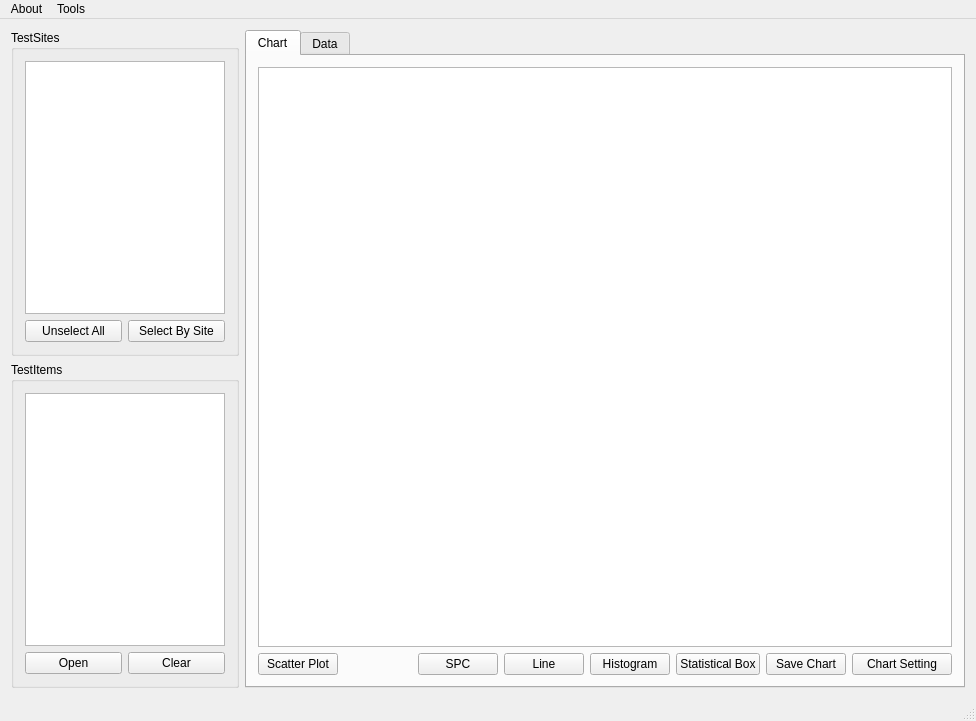
<?xml version="1.0" encoding="UTF-8"?>
<ui version="4.0">
 <class>MainWindow</class>
 <widget class="QMainWindow" name="MainWindow">
  <property name="geometry">
   <rect>
    <x>0</x>
    <y>0</y>
    <width>976</width>
    <height>721</height>
   </rect>
  </property>
  <property name="acceptDrops">
   <bool>false</bool>
  </property>
  <property name="windowTitle">
   <string>Simple TestDataLog Analysis</string>
  </property>
  <property name="iconSize">
   <size>
    <width>24</width>
    <height>24</height>
   </size>
  </property>
  <widget class="QWidget" name="MainWidget">
   <layout class="QGridLayout" name="gridLayout">
    <item row="0" column="0">
     <layout class="QHBoxLayout" name="MainHorizontalLayout">
      <item>
       <layout class="QVBoxLayout" name="DatalogVerticalLayout">
        <item>
         <widget class="QGroupBox" name="TestSiteGroupBox">
          <property name="sizePolicy">
           <sizepolicy hsizetype="Fixed" vsizetype="Expanding">
            <horstretch>0</horstretch>
            <verstretch>0</verstretch>
           </sizepolicy>
          </property>
          <property name="title">
           <string>TestSites</string>
          </property>
          <layout class="QGridLayout" name="gridLayout_3">
           <item row="0" column="0">
            <layout class="QVBoxLayout" name="verticalLayout_2">
             <item>
              <widget class="QListWidget" name="TestSiteListWidget">
               <property name="sizePolicy">
                <sizepolicy hsizetype="Preferred" vsizetype="Expanding">
                 <horstretch>0</horstretch>
                 <verstretch>0</verstretch>
                </sizepolicy>
               </property>
               <property name="minimumSize">
                <size>
                 <width>200</width>
                 <height>0</height>
                </size>
               </property>
               <property name="maximumSize">
                <size>
                 <width>200</width>
                 <height>16777215</height>
                </size>
               </property>
              </widget>
             </item>
             <item>
              <layout class="QHBoxLayout" name="horizontalLayout">
               <item>
                <widget class="QPushButton" name="UnSelectAllSiteButton">
                 <property name="text">
                  <string>Unselect All</string>
                 </property>
                </widget>
               </item>
               <item>
                <widget class="QPushButton" name="SelectBySiteButton">
                 <property name="text">
                  <string>Select By Site</string>
                 </property>
                </widget>
               </item>
              </layout>
             </item>
            </layout>
           </item>
          </layout>
         </widget>
        </item>
        <item>
         <widget class="QGroupBox" name="TestItemGroupBox">
          <property name="sizePolicy">
           <sizepolicy hsizetype="Fixed" vsizetype="Preferred">
            <horstretch>0</horstretch>
            <verstretch>0</verstretch>
           </sizepolicy>
          </property>
          <property name="title">
           <string>TestItems</string>
          </property>
          <layout class="QGridLayout" name="gridLayout_4">
           <item row="0" column="0">
            <widget class="QListWidget" name="TestItemListWidget">
             <property name="sizePolicy">
              <sizepolicy hsizetype="Fixed" vsizetype="Expanding">
               <horstretch>0</horstretch>
               <verstretch>0</verstretch>
              </sizepolicy>
             </property>
             <property name="minimumSize">
              <size>
               <width>200</width>
               <height>0</height>
              </size>
             </property>
             <property name="maximumSize">
              <size>
               <width>200</width>
               <height>16777215</height>
              </size>
             </property>
            </widget>
           </item>
           <item row="1" column="0">
            <layout class="QHBoxLayout" name="FileButtonHorizontalLayout">
             <item>
              <widget class="QPushButton" name="OpenDataLogButton">
               <property name="text">
                <string>Open</string>
               </property>
              </widget>
             </item>
             <item>
              <widget class="QPushButton" name="ClearDataLogButton">
               <property name="text">
                <string>Clear</string>
               </property>
              </widget>
             </item>
            </layout>
           </item>
          </layout>
         </widget>
        </item>
       </layout>
      </item>
      <item>
       <widget class="QTabWidget" name="MainTabWidget">
        <property name="minimumSize">
         <size>
          <width>400</width>
          <height>0</height>
         </size>
        </property>
        <property name="currentIndex">
         <number>0</number>
        </property>
        <widget class="QWidget" name="ChartWidget">
         <attribute name="title">
          <string>Chart</string>
         </attribute>
         <layout class="QGridLayout" name="gridLayout_2">
          <item row="1" column="0">
           <layout class="QVBoxLayout" name="ChartVerticalLayout">
            <item>
             <layout class="QHBoxLayout" name="ChartButtonHorizontalLayout">
              <item>
               <widget class="QPushButton" name="ScatterPlotButton">
                <property name="text">
                 <string>Scatter Plot</string>
                </property>
               </widget>
              </item>
              <item>
               <spacer name="ChartButtonHorizontalSpacer">
                <property name="orientation">
                 <enum>Qt::Horizontal</enum>
                </property>
                <property name="sizeHint" stdset="0">
                 <size>
                  <width>40</width>
                  <height>20</height>
                 </size>
                </property>
               </spacer>
              </item>
              <item>
               <widget class="QPushButton" name="SPCButton">
                <property name="sizePolicy">
                 <sizepolicy hsizetype="Fixed" vsizetype="Fixed">
                  <horstretch>0</horstretch>
                  <verstretch>0</verstretch>
                 </sizepolicy>
                </property>
                <property name="text">
                 <string>SPC</string>
                </property>
               </widget>
              </item>
              <item>
               <widget class="QPushButton" name="LineButton">
                <property name="sizePolicy">
                 <sizepolicy hsizetype="Fixed" vsizetype="Fixed">
                  <horstretch>0</horstretch>
                  <verstretch>0</verstretch>
                 </sizepolicy>
                </property>
                <property name="text">
                 <string>Line</string>
                </property>
               </widget>
              </item>
              <item>
               <widget class="QPushButton" name="HistoButton">
                <property name="sizePolicy">
                 <sizepolicy hsizetype="Fixed" vsizetype="Fixed">
                  <horstretch>0</horstretch>
                  <verstretch>0</verstretch>
                 </sizepolicy>
                </property>
                <property name="text">
                 <string>Histogram</string>
                </property>
               </widget>
              </item>
              <item>
               <widget class="QPushButton" name="StatisticalBoxButton">
                <property name="text">
                 <string>Statistical Box</string>
                </property>
               </widget>
              </item>
              <item>
               <widget class="QPushButton" name="SaveChartButton">
                <property name="sizePolicy">
                 <sizepolicy hsizetype="Fixed" vsizetype="Fixed">
                  <horstretch>0</horstretch>
                  <verstretch>0</verstretch>
                 </sizepolicy>
                </property>
                <property name="text">
                 <string>Save Chart</string>
                </property>
               </widget>
              </item>
              <item>
               <widget class="QPushButton" name="ChartSetButton">
                <property name="sizePolicy">
                 <sizepolicy hsizetype="Fixed" vsizetype="Fixed">
                  <horstretch>0</horstretch>
                  <verstretch>0</verstretch>
                 </sizepolicy>
                </property>
                <property name="minimumSize">
                 <size>
                  <width>100</width>
                  <height>0</height>
                 </size>
                </property>
                <property name="text">
                 <string>Chart Setting</string>
                </property>
               </widget>
              </item>
             </layout>
            </item>
           </layout>
          </item>
          <item row="0" column="0">
           <widget class="QtCharts::QChartView" name="ChartPlotWidget"/>
          </item>
         </layout>
        </widget>
        <widget class="QWidget" name="DataWidget">
         <attribute name="title">
          <string>Data</string>
         </attribute>
         <layout class="QGridLayout" name="gridLayout_5">
          <item row="0" column="0">
           <layout class="QVBoxLayout" name="verticalLayout">
            <item>
             <widget class="QTableWidget" name="DataTableWidget"/>
            </item>
            <item>
             <layout class="QHBoxLayout" name="DataButtonHorizontalLayout">
              <item>
               <spacer name="DataButtonHorizontalSpacer">
                <property name="orientation">
                 <enum>Qt::Horizontal</enum>
                </property>
                <property name="sizeHint" stdset="0">
                 <size>
                  <width>40</width>
                  <height>20</height>
                 </size>
                </property>
               </spacer>
              </item>
              <item>
               <widget class="QPushButton" name="GRRButton">
                <property name="text">
                 <string>GRR</string>
                </property>
               </widget>
              </item>
              <item>
               <widget class="QPushButton" name="CorrelationButton">
                <property name="text">
                 <string>Correlation</string>
                </property>
               </widget>
              </item>
              <item>
               <widget class="QPushButton" name="StatisticButton">
                <property name="text">
                 <string>Statistic</string>
                </property>
               </widget>
              </item>
              <item>
               <widget class="QPushButton" name="DataSetButton">
                <property name="text">
                 <string>Calculate Settings</string>
                </property>
               </widget>
              </item>
             </layout>
            </item>
           </layout>
          </item>
         </layout>
        </widget>
       </widget>
      </item>
     </layout>
    </item>
   </layout>
  </widget>
  <widget class="QMenuBar" name="MainMenuBar">
   <property name="geometry">
    <rect>
     <x>0</x>
     <y>0</y>
     <width>976</width>
     <height>23</height>
    </rect>
   </property>
   <widget class="QMenu" name="AboutMenu">
    <property name="title">
     <string>About</string>
    </property>
    <addaction name="AboutAction"/>
    <addaction name="UpdateInfoAction"/>
   </widget>
   <widget class="QMenu" name="menuTools">
    <property name="title">
     <string>Tools</string>
    </property>
    <addaction name="actionSave_DataLog_to_CSV"/>
    <addaction name="actionCheck_STDF_File"/>
    <addaction name="actionConvert_DataLog_to_Summary"/>
    <addaction name="actionShow_WaferMap"/>
   </widget>
   <addaction name="AboutMenu"/>
   <addaction name="menuTools"/>
  </widget>
  <widget class="QStatusBar" name="MainStatusBar"/>
  <action name="AboutAction">
   <property name="text">
    <string>About</string>
   </property>
  </action>
  <action name="UpdateInfoAction">
   <property name="text">
    <string>Update Info</string>
   </property>
  </action>
  <action name="actionSave_DataLog_to_CSV">
   <property name="text">
    <string>Convert DataLog to CSV</string>
   </property>
  </action>
  <action name="actionCheck_STDF_File">
   <property name="text">
    <string>Check STDF File</string>
   </property>
  </action>
  <action name="actionConvert_DataLog_to_Summary">
   <property name="text">
    <string>Convert DataLog to Summary</string>
   </property>
  </action>
  <action name="actionShow_WaferMap">
   <property name="text">
    <string>Show WaferMap</string>
   </property>
  </action>
 </widget>
 <layoutdefault spacing="6" margin="11"/>
 <customwidgets>
  <customwidget>
   <class>QtCharts::QChartView</class>
   <extends>QGraphicsView</extends>
   <header location="global">qchartview.h</header>
  </customwidget>
 </customwidgets>
 <resources/>
 <connections/>
</ui>
